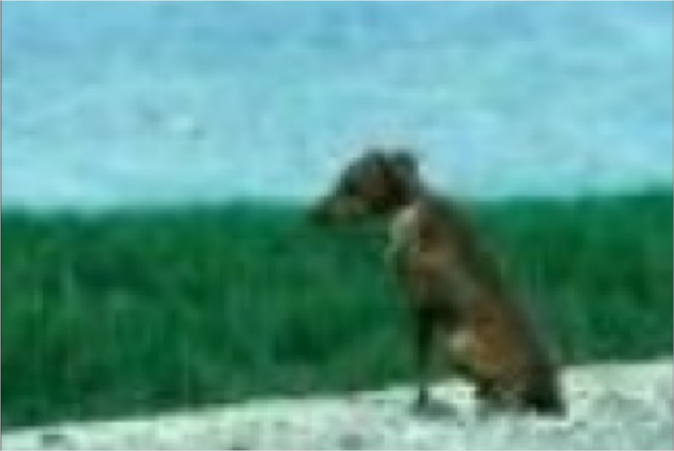
#> input picture 第六次作业/28-2200170262-邢永远/dog.png, 674 x 451 px, found by its file name
$ python '图像分割.py'
#> lines starting #> are read from the running program, lines starting #| are printed output that depends on the picture
import numpy as np
import matplotlib.pyplot as plt
from skimage import io, color
from sklearn.cluster import KMeans
from skfuzzy.cluster import cmeans
from skimage.filters import gaussian

plt.rcParams['font.sans-serif'] = ['SimHei']  # 设置中文字体为 SimHei 或其他已安装的中文字体

# 加载图像
img_path = r'D:\pycharm\dog.png'
image = io.imread(img_path)
#> image is the input picture: shape (451, 674, 4); mean R, G, B, A 88.1, 149.8, 138.3, 254.2

# 如果图像是彩色的，转换为灰度图像
if image.shape[-1] == 4:
    image = color.rgba2rgb(image)
#> image: shape (451, 674, 3) float64
gray_image = color.rgb2gray(image)
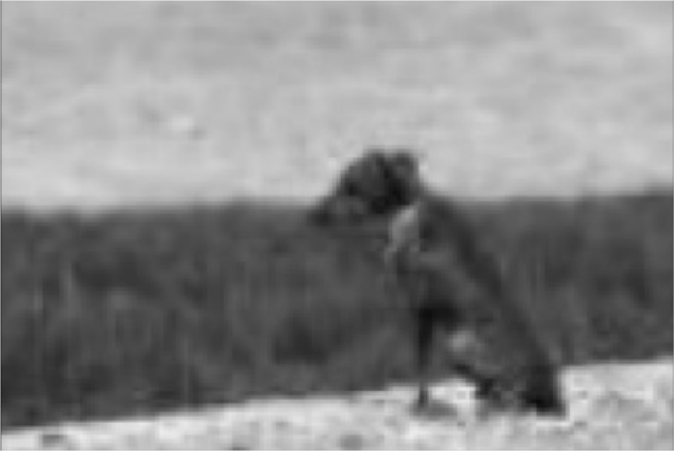
#> gray_image: shape (451, 674) float64; min 0.0396, max 0.927, mean 0.534

# 将图像像素值范围归一化到[0, 1]之间
gray_image = gray_image.astype(float) / 255.0

# 展示原始图像和K均值聚类分割后的图像
plt.figure(figsize=(12, 6))

# 原始灰度图像
plt.subplot(1, 3, 1)
plt.imshow(gray_image, cmap='gray')
plt.title('原始灰度图像')
plt.axis('off')

# 使用K均值聚类进行图像分割
k = 4  # 聚类数目
X = gray_image.reshape((-1, 1))
kmeans = KMeans(n_clusters=k, n_init=10, random_state=42)
kmeans.fit(X)
segmented_img_kmeans = kmeans.cluster_centers_[kmeans.labels_].reshape(gray_image.shape)

# K均值聚类分割后的图像
plt.subplot(1, 3, 2)
plt.imshow(segmented_img_kmeans, cmap='gray')
plt.title('K均值聚类分割结果')
plt.axis('off')

# 使用模糊C均值聚类（FCM）进行图像分割
m = 2  # 模糊指数
error = 0.005  # 停止条件
max_iter = 1000  # 最大迭代次数
#> (the run stopped early here; a loop or call above may not have finished)
